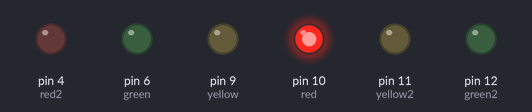
A sketch run on a simulated Arduino Uno, built with avr-gcc and run on an emulated ATmega328P. Shown: output pins drawn as LEDs (lit = HIGH).

Above: at 0.5 s.
At 2.5 s:
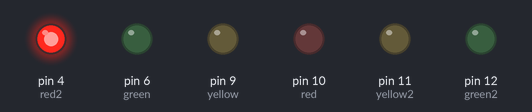
At 6.5 s:
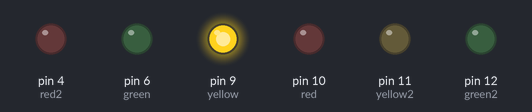
At 16.5 s:
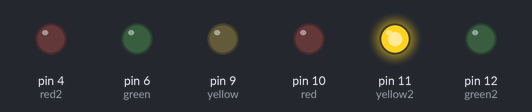
At 28.5 s:
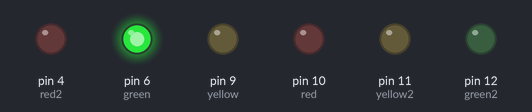
At 51.5 s:
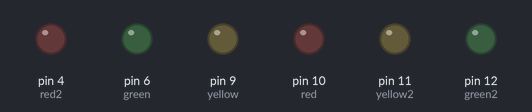
Timing chart, 0 to 64.4 s (numbered marks = the images above):
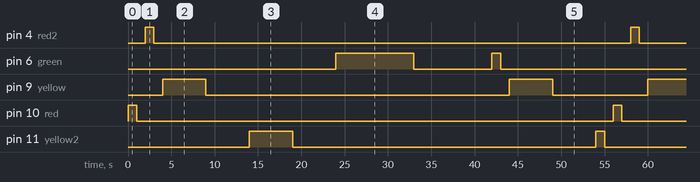

The sketch:

stunning_curcan1.ino
```cpp
// C++ code
//
int red= 10;
int yellow=9;
int green=6;
int red2=4;
int yellow2=11;
int green2=12;
void setup()
{

  pinMode(red, OUTPUT);
  pinMode(red2, OUTPUT);
  pinMode(green, OUTPUT);
  pinMode(green2, OUTPUT);
  pinMode(yellow, OUTPUT);
  pinMode(yellow2, OUTPUT);
}

void loop()
{
  digitalWrite(red, HIGH);
  delay(1000);
  digitalWrite(red, LOW);
  delay(1000);
  digitalWrite(red2, HIGH);
  delay(1000);
  digitalWrite(red2, LOW);
  delay(1000);

  digitalWrite(yellow, HIGH);
  delay(5000);
  digitalWrite(yellow, LOW);
  delay(5000);
  digitalWrite(yellow2, HIGH);
  delay(5000);
  digitalWrite(yellow2, LOW);
  delay(5000);

  digitalWrite(green, HIGH);
  delay(9000);
  digitalWrite(green, LOW);
  delay(9000);

  digitalWrite(green, HIGH);
  delay(1000);
  digitalWrite(green, LOW);
  delay(1000);

  digitalWrite(yellow, HIGH);
  delay(5000);
  digitalWrite(yellow, LOW);
  delay(5000);
  digitalWrite(yellow2, HIGH);
  delay(1000);
  digitalWrite(yellow2, LOW);
  delay(1000);

}
```

Measured:
- by itself, pin 4 (red2), pin 10 (red): alternates HIGH for 1.0 s and LOW for 55.0 s
- by itself, pin 6 (green): LOW → HIGH at 24.0 s, → LOW 9.0 s later, → HIGH 9.0 s later, → LOW 1.0 s later, … (8 changes in this stretch)
- by itself, pin 9 (yellow): repeats every 56.0 s: LOW 35.0 s, HIGH 5.0 s, LOW 11.0 s, HIGH 5.0 s
- by itself, pin 11 (yellow2): LOW → HIGH at 14.0 s, → LOW 5.0 s later, → HIGH 35.0 s later, → LOW 1.0 s later, … (9 changes in this stretch)
